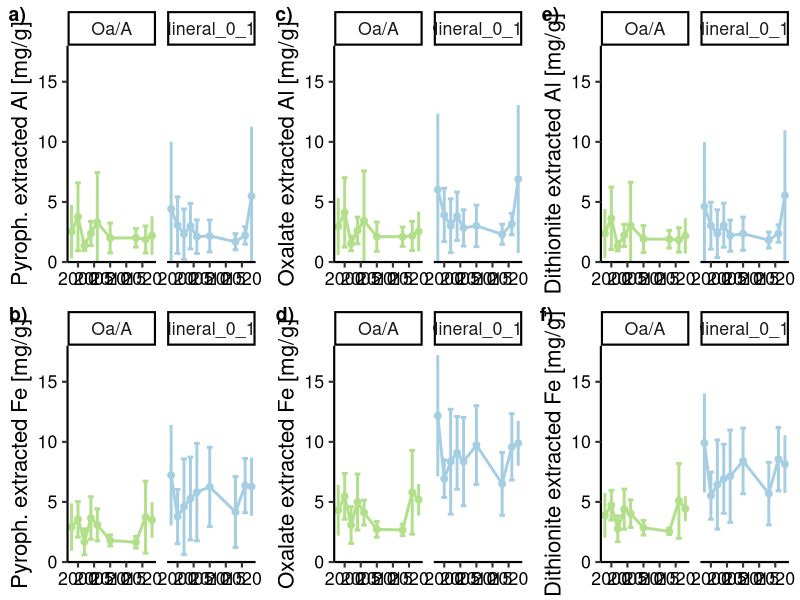
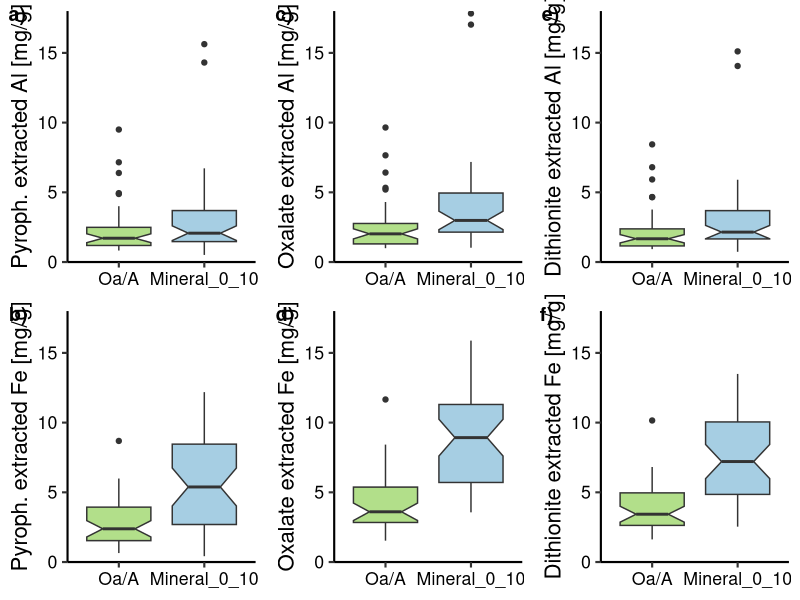
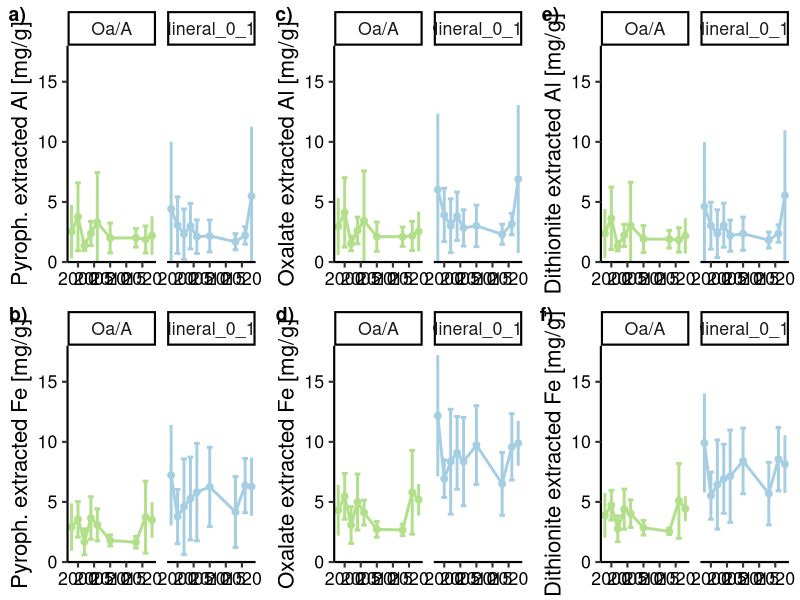
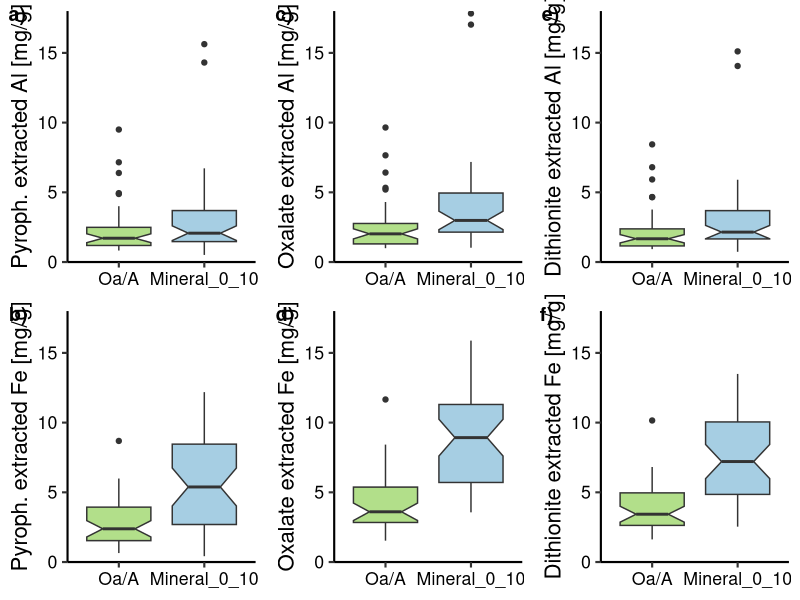

The R script that drew these images, in order:
## Hubbard Brook archived soil samples project ##
## Selective metal analysis ##
## Sophie von Fromm ##
## 2024-08-01 ##

library(tidyverse)
library(ggpubr)

# Load HBEF data
HBEF_data <- read_csv("./Data/HBEF_selectiveAlFe_data_2024-09-20.csv") 

head(HBEF_data)

HBEF_data$Horizon <- factor(HBEF_data$Horizon,
                            levels = c("Oi/Oe", "Oa/A", "Mineral_0_10"),
                            ordered = TRUE)

#Function to plot metal data over time by horizon
fun_metal_time <- function(metal){
  HBEF_data %>% 
    drop_na(.data[[metal]]) %>% 
    group_by(Year, Horizon) %>% 
    summarise(mean_metal = mean(.data[[metal]]),
              sd_metal = sd(.data[[metal]])) %>% 
    ggplot(aes(x = Year, y = mean_metal, color = Horizon)) +
    geom_point(size = 2) +
    geom_path(linewidth = 1) +
    geom_errorbar(aes(ymax = mean_metal + sd_metal, ymin = mean_metal - sd_metal),
                  linewidth = 1) +
    theme_classic(base_size = 16) +
    theme(axis.text = element_text(color = "black"),
          legend.position = "none",
          axis.title.x = element_blank()) +
    facet_wrap(~Horizon) +
    scale_x_continuous(limits = c(1998,2023)) +
    scale_color_manual(values = c("#b2df8a", "#a6cee3"))
}

#pyro Al
p1 <- fun_metal_time("al_pyr_mg_g") +
  scale_y_continuous("Pyroph. extracted Al [mg/g]",
                     expand = c(0,0)) +
  coord_cartesian(ylim = c(limits = c(0,18)))

#pyro Fe
p2 <- fun_metal_time("fe_pyr_mg_g") +
  scale_y_continuous("Pyroph. extracted Fe [mg/g]",
                     expand = c(0,0)) +
  coord_cartesian(ylim = c(limits = c(0,18)))

#oxal Al
p3 <- fun_metal_time("al_ox_mg_g") +
  scale_y_continuous("Oxalate extracted Al [mg/g]",
                     expand = c(0,0)) +
  coord_cartesian(ylim = c(limits = c(0,18)))

#oxal Fe
p4 <- fun_metal_time("fe_ox_mg_g") +
  scale_y_continuous("Oxalate extracted Fe [mg/g]", 
                     expand = c(0,0)) +
  coord_cartesian(ylim = c(limits = c(0,18)))

#dith Al
p5 <- fun_metal_time("al_dith_mg_g") +
  scale_y_continuous("Dithionite extracted Al [mg/g]",
                     expand = c(0,0)) +
  coord_cartesian(ylim = c(limits = c(0,18)))

#dith Fe
p6 <- fun_metal_time("fe_dith_mg_g") +
  scale_y_continuous("Dithionite extracted Fe [mg/g]", 
                     expand = c(0,0)) +
  coord_cartesian(ylim = c(limits = c(0,18)))

ggarrange(p1, p3, p5, p2, p4, p6,
          labels = c("a)", "c)", "e)", "b)", "d)", "f)"))

ggsave(paste0("./Output/HBEF_FigureS7_", Sys.Date(),
              ".jpeg"), width = 18, height = 8)

#function to plot metal concentration by horizon
fun_metal <- function(metal){
  HBEF_data %>% 
    drop_na(.data[[metal]]) %>% 
    ggplot(aes(x = Horizon, y = .data[[metal]], fill = Horizon)) +
    geom_boxplot(notch = TRUE) +
    theme_classic(base_size = 16) +
    theme(axis.text = element_text(color = "black"),
          legend.position = "none",
          axis.title.x = element_blank()) +
    scale_fill_manual(values = c("#b2df8a", "#a6cee3"))
}

#pyro Al
p7 <- fun_metal("al_pyr_mg_g") +
  scale_y_continuous("Pyroph. extracted Al [mg/g]",
                     expand = c(0,0)) +
  coord_cartesian(ylim = c(limits = c(0,18)))

#pyro Fe
p8 <- fun_metal("fe_pyr_mg_g") +
  scale_y_continuous("Pyroph. extracted Fe [mg/g]",
                     expand = c(0,0)) +
  coord_cartesian(ylim = c(limits = c(0,18)))

#oxal Al
p9 <- fun_metal("al_ox_mg_g") +
  scale_y_continuous("Oxalate extracted Al [mg/g]",
                     expand = c(0,0)) +
  coord_cartesian(ylim = c(limits = c(0,18)))

#oxal Fe
p10 <- fun_metal("fe_ox_mg_g") +
  scale_y_continuous("Oxalate extracted Fe [mg/g]", 
                     expand = c(0,0)) +
  coord_cartesian(ylim = c(limits = c(0,18)))

#dith Al
p11 <- fun_metal("al_dith_mg_g") +
  scale_y_continuous("Dithionite extracted Al [mg/g]",
                     expand = c(0,0)) +
  coord_cartesian(ylim = c(limits = c(0,18)))

#dith Fe
p12 <- fun_metal("fe_dith_mg_g") +
  scale_y_continuous("Dithionite extracted Fe [mg/g]", 
                     expand = c(0,0)) +
  coord_cartesian(ylim = c(limits = c(0,18)))

ggarrange(p7, p9, p11, p8, p10, p12,
          labels = c("a)", "c)", "e)", "b)", "d)", "f)")) 

ggsave(paste0("./Output/HBEF_FigureS8_", Sys.Date(),
              ".jpeg"), width = 12, height = 8)





